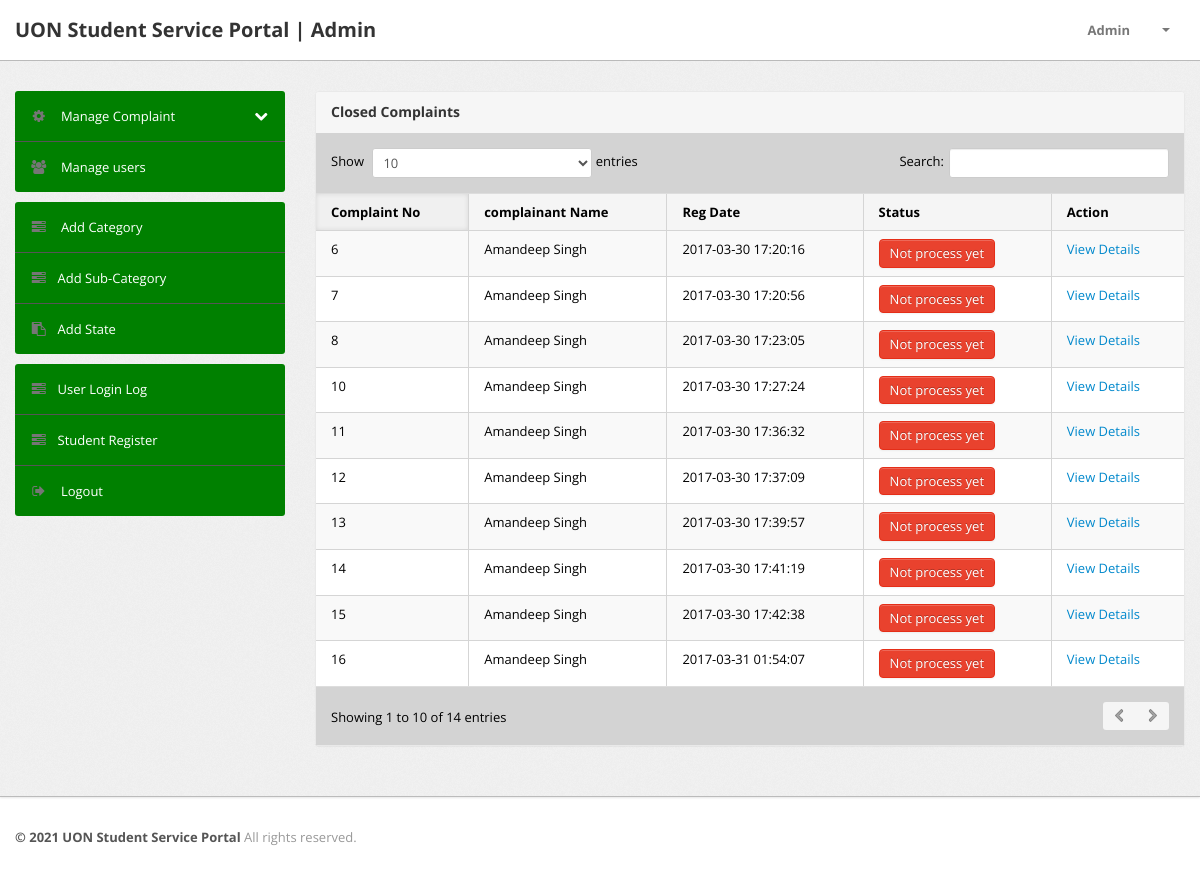
The page /admin/notprocess-complaint.php (signed in) on the database its author committed.
### tables this page shows
CREATE TABLE `tblcomplaints` (
  `complaintNumber` int(11) NOT NULL,
  `userId` int(11) DEFAULT NULL,
  `category` int(11) DEFAULT NULL,
  `subcategory` varchar(255) DEFAULT NULL,
  `complaintType` varchar(255) DEFAULT NULL,
  `state` varchar(255) DEFAULT NULL,
  `noc` varchar(255) DEFAULT NULL,
  `complaintDetails` mediumtext,
  `complaintFile` varchar(255) DEFAULT NULL,
  `regDate` timestamp NULL DEFAULT CURRENT_TIMESTAMP,
  `status` varchar(50) DEFAULT NULL,
  `lastUpdationDate` timestamp NULL DEFAULT NULL ON UPDATE CURRENT_TIMESTAMP
);

CREATE TABLE `users` (
  `id` int(11) NOT NULL,
  `fullName` varchar(255) DEFAULT NULL,
  `userEmail` varchar(255) DEFAULT NULL,
  `password` varchar(255) DEFAULT NULL,
  `contactNo` bigint(11) DEFAULT NULL,
  `address` tinytext,
  `State` varchar(255) DEFAULT NULL,
  `country` varchar(255) DEFAULT NULL,
  `pincode` int(6) DEFAULT NULL,
  `userImage` varchar(255) DEFAULT NULL,
  `regDate` timestamp NOT NULL DEFAULT CURRENT_TIMESTAMP,
  `updationDate` timestamp NULL DEFAULT '0000-00-00 00:00:00' ON UPDATE CURRENT_TIMESTAMP,
  `status` int(1) DEFAULT NULL
);

### admin/notprocess-complaint.php (the view, shortened to what this page needs)
<?php
include('include/config.php');
if(strlen($_SESSION['alogin'])==0)
	{
header('location:index.php');
}
else{
?>
<!DOCTYPE html>
<html lang="en">
<head>
	<link type="text/css" href="bootstrap/css/bootstrap.min.css" rel="stylesheet">
	<link type="text/css" href="bootstrap/css/bootstrap-responsive.min.css" rel="stylesheet">
	<link type="text/css" href="css/theme.css" rel="stylesheet">
	<link type="text/css" href="images/icons/css/font-awesome.css" rel="stylesheet">
</head>
<body>
<?php include('include/header.php');?>
	<div class="wrapper">
		<div class="container">
			<div class="row">
<?php include('include/sidebar.php');?>
			<div class="span9">
					<div class="content">
	<div class="module">
							<div class="module-head">
								<h3>Closed Complaints</h3>
							</div>
							<div class="module-body table">
								<table cellpadding="0" cellspacing="0" border="0" class="datatable-1 table table-bordered table-striped	 display" >
									<thead>
										<tr>
											<th>Complaint No</th>
											<th> complainant Name</th>
											<th>Reg Date</th>
											<th>Status</th>
											<th>Action</th>
										</tr>
									</thead>
<tbody>
<?php
$query=mysqli_query($con,"select tblcomplaints.*,users.fullName as name from tblcomplaints join users on users.id=tblcomplaints.userId where tblcomplaints.status is null ");
while($row=mysqli_fetch_array($query))
{
?>
										<tr>
											<td><?php echo htmlentities($row['complaintNumber']);?></td>
											<td><?php echo htmlentities($row['name']);?></td>
											<td><?php echo htmlentities($row['regDate']);?></td>
											<td><button type="button" class="btn btn-danger">Not process yet</button></td>
											<td>   <a href="complaint-details.php?cid=<?php echo htmlentities($row['complaintNumber']);?>"> View Details</a>
											</td>
											</tr>
										<?php  } ?>
										</tbody>
								</table>
							</div>
						</div>
					</div>
				</div>
			</div>
		</div>
	</div>
<?php include('include/footer.php');?>
</body>
<?php } ?>

### admin/notprocess-complaint.php (style rules this page uses)
body { color:black; }
.module-body.table { background:lightgrey; }

### rows shown on the page
tblcomplaints: complaintNumber "6", userId.fullName "Amandeep Singh", regDate "2017-03-30 17:20:16"
tblcomplaints: complaintNumber "7", userId.fullName "Amandeep Singh", regDate "2017-03-30 17:20:56"
tblcomplaints: complaintNumber "8", userId.fullName "Amandeep Singh", regDate "2017-03-30 17:23:05"
tblcomplaints: complaintNumber "10", userId.fullName "Amandeep Singh", regDate "2017-03-30 17:27:24"
tblcomplaints: complaintNumber "11", userId.fullName "Amandeep Singh", regDate "2017-03-30 17:36:32"
tblcomplaints: complaintNumber "12", userId.fullName "Amandeep Singh", regDate "2017-03-30 17:37:09"
tblcomplaints: complaintNumber "13", userId.fullName "Amandeep Singh", regDate "2017-03-30 17:39:57"
tblcomplaints: complaintNumber "14", userId.fullName "Amandeep Singh", regDate "2017-03-30 17:41:19"
tblcomplaints: complaintNumber "15", userId.fullName "Amandeep Singh", regDate "2017-03-30 17:42:38"
tblcomplaints: complaintNumber "16", userId.fullName "Amandeep Singh", regDate "2017-03-31 01:54:07"
